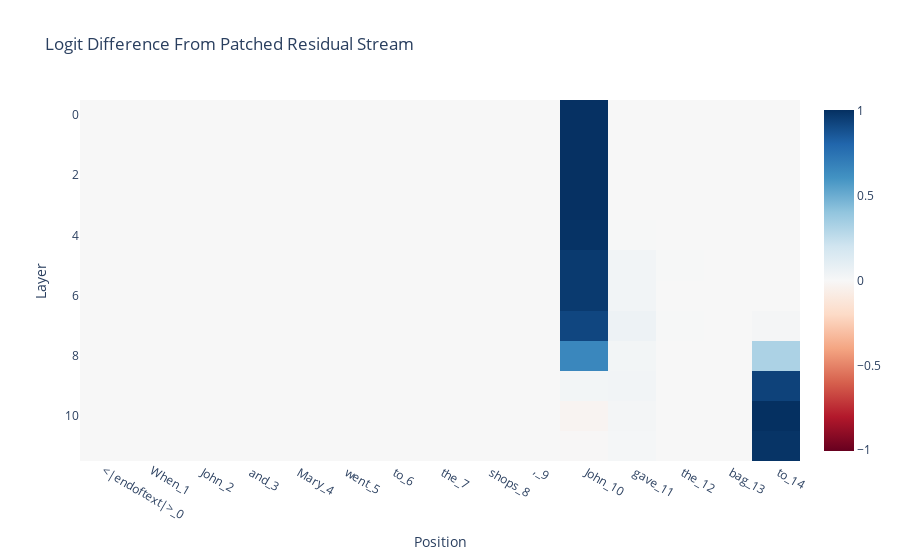

Notebook code cell kept with this figure:
### Markdown cell above
We can immediately see that, exactly as predicted, originally all relevant computation happens on the second subject token, and at layers 7 and 8, the information is moved to the final token. Moving the residual stream at the correct position near *exactly* recovers performance!

For reference, tokens and their index from the first prompt are on the x-axis. In an abuse of notation, note that the difference here is averaged over *all* 8 prompts, while the labels only come from the *first* prompt. 

To be easier to interpret, we normalise the logit difference, by subtracting the corrupted logit difference, and dividing by the total improvement from clean to corrupted to normalise
0 means zero change, negative means actively made worse, 1 means totally recovered clean performance, >1 means actively *improved* on clean performance

### Code cell
prompt_position_labels = [f"{tok}_{i}" for i, tok in enumerate(model.to_str_tokens(tokens[0]))]
imshow(patched_residual_stream_diff, x=prompt_position_labels, title="Logit Difference From Patched Residual Stream", labels={"x":"Position", "y":"Layer"})

### Figure 1 — Plotly figure (JSON) as saved in the notebook; plotly's stock layout.template omitted (floating-point values rounded to 4 significant figures; data arrays with more than 128 entries replaced by an {"elided": "..."} marker saying what was removed)
{"data": [{"coloraxis": "coloraxis", "hovertemplate": "Position: %{x}<br>Layer: %{y}<br>color: %{z}<extra></extra>", "name": "0", "type": "heatmap", "x": ["<|endoftext|>_0", "When_1", " John_2", " and_3", " Mary_4", " went_5", " to_6", " the_7", " shops_8", ",_9", " John_10", " gave_11", " the_12", " bag_13", " to_14"], "xaxis": "x", "yaxis": "y", "z": {"elided": "12x15 float values"}}], "layout": {"coloraxis": {"cmid": 0, "colorscale": [[0, "rgb(103,0,31)"], [0.1, "rgb(178,24,43)"], [0.2, "rgb(214,96,77)"], [0.3, "rgb(244,165,130)"], [0.4, "rgb(253,219,199)"], [0.5, "rgb(247,247,247)"], [0.6, "rgb(209,229,240)"], [0.7, "rgb(146,197,222)"], [0.8, "rgb(67,147,195)"], [0.9, "rgb(33,102,172)"], [1, "rgb(5,48,97)"]]}, "title": {"text": "Logit Difference From Patched Residual Stream"}, "xaxis": {"anchor": "y", "constrain": "domain", "domain": [0, 1], "scaleanchor": "y", "title": {"text": "Position"}}, "yaxis": {"anchor": "x", "autorange": "reversed", "constrain": "domain", "domain": [0, 1], "title": {"text": "Layer"}}}}
